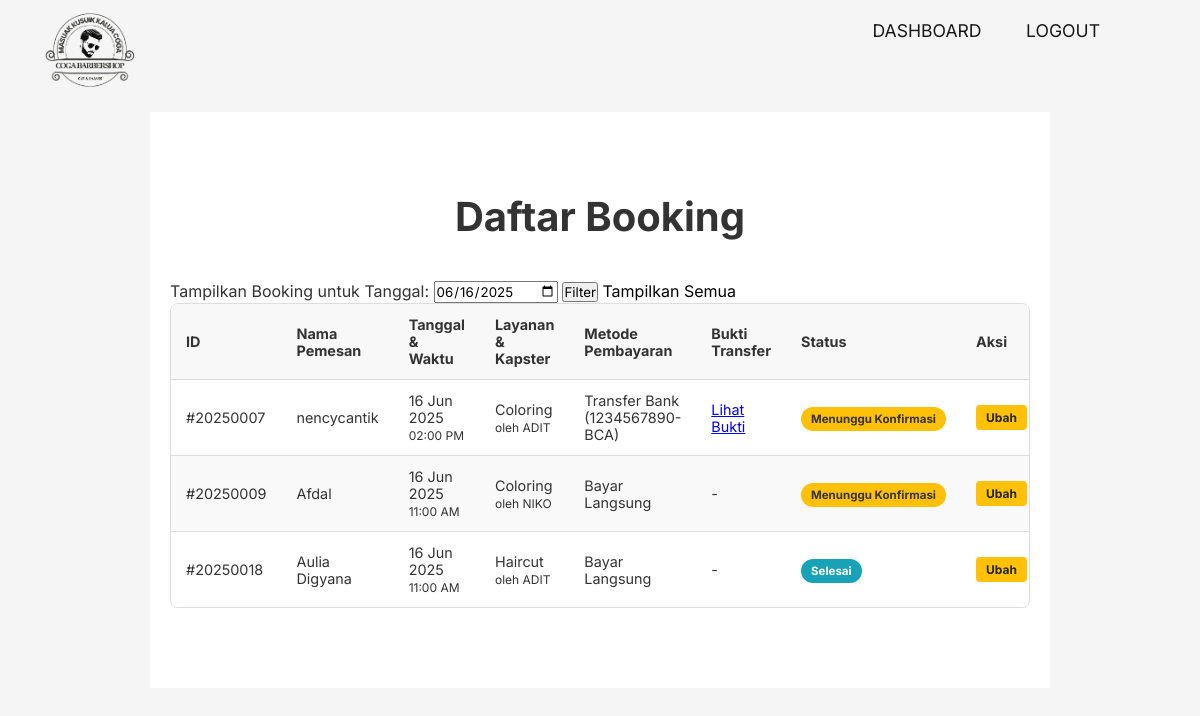
The page /admin_page.php?tanggal=2025-06-16 (signed in) on the database its author committed.
### tables this page shows
CREATE TABLE `bookings` (
  `id_booking` int(11) NOT NULL,
  `user_id` int(11) NOT NULL,
  `id_service` char(5) NOT NULL,
  `id_kapster` char(5) NOT NULL,
  `id_slot` int(11) NOT NULL,
  `id_metode` int(11) NOT NULL,
  `tanggal_booking` date NOT NULL,
  `total_harga` int(11) NOT NULL,
  `bukti_transfer` varchar(255) DEFAULT NULL,
  `status_booking` enum('Menunggu Konfirmasi','Dikonfirmasi','Selesai','Batal') DEFAULT 'Menunggu Konfirmasi',
  `tanggal_dibuat` timestamp NOT NULL DEFAULT current_timestamp()
);

CREATE TABLE `users` (
  `user_id` int(11) NOT NULL,
  `full_name` varchar(255) NOT NULL,
  `email` varchar(255) NOT NULL,
  `phone_number` varchar(50) DEFAULT NULL,
  `password` varchar(255) NOT NULL,
  `role` enum('user','admin') NOT NULL DEFAULT 'user',
  `created_at` timestamp NOT NULL DEFAULT current_timestamp()
);

CREATE TABLE `slot_waktu` (
  `id_slot` int(11) NOT NULL,
  `jam` time NOT NULL
);

CREATE TABLE `services` (
  `id_service` char(5) NOT NULL,
  `nama_service` varchar(100) NOT NULL,
  `harga` int(11) NOT NULL
);

CREATE TABLE `kapsters` (
  `id_kapster` char(5) NOT NULL,
  `nama_kapster` varchar(100) NOT NULL
);

CREATE TABLE `metode_pembayaran` (
  `id_metode` int(11) NOT NULL,
  `nama_metode` varchar(50) NOT NULL,
  `is_active` tinyint(1) NOT NULL DEFAULT 1
);

### admin_page.php (the view, shortened to what this page needs)
<?php
    require 'koneksi.php';
    $filtered_date = $_GET['tanggal'] ?? '';
    $sql_all_bookings = "SELECT
                            b.id_booking, b.tanggal_booking, b.status_booking, b.bukti_transfer,
                            s.nama_service, k.nama_kapster, sw.jam,
                            u.full_name AS nama_pemesan,
                            mp.nama_metode
                        FROM bookings b
                        JOIN users u ON b.user_id = u.user_id
                        JOIN services s ON b.id_service = s.id_service
                        JOIN kapsters k ON b.id_kapster = k.id_kapster
                        JOIN slot_waktu sw ON b.id_slot = sw.id_slot
                        LEFT JOIN metode_pembayaran mp ON b.id_metode = mp.id_metode";
    if (!empty($filtered_date)) {
        $sql_all_bookings .= " WHERE b.tanggal_booking = ?";
    }
    $sql_all_bookings .= " ORDER BY b.tanggal_booking DESC, sw.jam DESC";
    $stmt = $conn->prepare($sql_all_bookings);
    if (!empty($filtered_date)) {
        $stmt->bind_param("s", $filtered_date);
    }
    $stmt->execute();
    $result = $stmt->get_result();
    $all_bookings = $result->fetch_all(MYSQLI_ASSOC);
?>
<!DOCTYPE html>
<html lang="en">
<head>
    <link rel="stylesheet" href="style.css">
</head>
<body>
    <header>
        <div class="logo-container">
            <img src="gambar/logo.png" alt="Coga Barbershop Logo" class="logo-image">
        </div>
        <nav class="navigation">
            <a href="admin_page.php">DASHBOARD</a>
            <a href="logout.php">LOGOUT</a>
        </nav>
    </header>
    <section class="history-section">
        <div class="container">
            <h2>Daftar Booking</h2>
            <form action="admin_page.php" method="GET" class="filter-form">
                <div class="form-group">
                    <label for="tanggal">Tampilkan Booking untuk Tanggal:</label>
                    <input type="date" id="tanggal" name="tanggal" value="<?php echo htmlspecialchars($filtered_date); ?>">
                    <button type="submit" class="filter-btn">Filter</button>
                    <a href="admin_page.php" class="reset-btn">Tampilkan Semua</a>
                </div>
            </form>
            <div class="table-responsive">
                <table class="history-table">
                    <thead>
                        <tr>
                            <th>ID</th>
                            <th>Nama Pemesan</th>
                            <th>Tanggal & Waktu</th>
                            <th>Layanan & Kapster</th>
                            <th>Metode Pembayaran</th>
                            <th>Bukti Transfer</th>
                            <th>Status</th>
                            <th>Aksi</th>
                        </tr>
                    </thead>
                    <tbody>
                        <?php if (empty($all_bookings)): ?>
                            <tr>
                                <td colspan="8" style="text-align:center;">Tidak ada data booking untuk tanggal yang dipilih.</td>
                            </tr>
                        <?php else: ?>
                            <?php foreach ($all_bookings as $booking): ?>
                                <tr>
                                    <td>#<?php echo $booking['id_booking']; ?></td>
                                    <td><?php echo htmlspecialchars($booking['nama_pemesan']); ?></td>
                                    <td><?php echo date("d M Y", strtotime($booking['tanggal_booking'])); ?><br><small><?php echo date("h:i A", strtotime($booking['jam'])); ?></small></td>
                                    <td><?php echo htmlspecialchars($booking['nama_service']); ?><br><small>oleh <?php echo htmlspecialchars($booking['nama_kapster']); ?></small></td>
                                    <td><?php echo htmlspecialchars($booking['nama_metode'] ?? '-'); ?></td>
                                    <td>
                                        <?php if (!empty($booking['bukti_transfer'])): ?>
                                            <a href="uploads/<?php echo htmlspecialchars($booking['bukti_transfer']); ?>" target="_blank">Lihat Bukti</a>
                                        <?php else: ?>
                                            -
                                        <?php endif; ?>
                                    </td>
                                    <td>
                                        <span class="status-badge status-<?php echo strtolower(str_replace(' ', '-', $booking['status_booking'])); ?>">
                                            <?php echo htmlspecialchars($booking['status_booking']); ?>
                                        </span>
                                    </td>
                                    <td>
                                        <a href="edit_booking.php?id=<?php echo $booking['id_booking']; ?>" class="btn-edit">Ubah</a>
                                    </td>
                                </tr>
                            <?php endforeach; ?>
                        <?php endif; ?>
                    </tbody>
                </table>
            </div>
        </div>
    </section>
</body>
</html>

### style.css (style rules this page uses)
* { margin: 0; padding: 0; box-sizing: border-box; font-family: 'Inter', sans-serif; }
html { scroll-behavior: smooth; }
body { display: flex; flex-direction: column; justify-content: center; align-items: center; min-height: 100vh; background: whitesmoke; }
header { position: fixed; top: 0; left: 0; width: 100%; padding: 20px 100px; display: flex; justify-content: space-between; align-items: center; z-index: 10; background: whitesmoke; backdrop-filter: blur(5px); }
.logo-container { display: flex; align-items: center; }
.logo-image { position: absolute; left: 40px; top: 0px; width: 100px; height: 100px; }
.navigation a { position: relative; font-size: 1.1em; color: rgba(0, 0, 0, 0.9); text-decoration: none; font-weight: 400; margin-left: 40px; }
.navigation a::after { content: ''; position: absolute; left: 0; bottom: -6px; width: 100%; height: 2px; background: rgba(0, 0, 0, 0.9); border-radius: 5px; transform: scaleX(0); transform-origin: right; transition: transform .5s; }
.history-section { padding: 80px 0; background-color: #fff; color: #333; }
.history-section .container { max-width: 900px; margin: 0 auto; padding: 0 20px; }
.history-section h2 { text-align: center; font-size: 2.5em; margin-bottom: 40px; color: #333; }
.table-responsive { overflow-x: auto; border: 1px solid #ddd; border-radius: 8px; }
.history-table { width: 100%; border-collapse: collapse; margin-top: 0; font-size: 0.9em; background-color: #fff; }
.history-table th, .history-table td { padding: 12px 15px; border-bottom: 1px solid #ddd; text-align: left; vertical-align: middle; }
.history-table tbody tr:last-child td { border-bottom: none; }
.history-table thead tr { background-color: #f8f8f8; color: #333; font-weight: bold; }
.history-table tbody tr:nth-child(even) { background-color: #f9f9f9; }
.status-badge { padding: 5px 10px; border-radius: 15px; font-size: 0.8em; color: #fff; font-weight: bold; white-space: nowrap; }
.status-badge.status-menunggu-konfirmasi { background-color: #ffc107; color: #333; }
.status-badge.status-selesai { background-color: #17a2b8; }
.reset-btn { color: black; text-decoration: none; }

### admin_page.php (style rules this page uses)
.btn-edit { display: inline-block; background-color: #ffc107; color: #212529; padding: 5px 10px; border-radius: 4px; text-decoration: none; font-size: 12px; font-weight: bold; }

### rows shown on the page
bookings: id_booking "20250007", user.full_name "nencycantik", tanggal_booking "16 Jun 2025", id_slot.jam "02:00 PM", id_service.nama_service "Coloring", id_kapster.nama_kapster "ADIT", id_metode.nama_metode "Transfer Bank (1234567890-BCA)", status_booking "Menunggu Konfirmasi"
bookings: id_booking "20250009", user.full_name "Afdal", tanggal_booking "16 Jun 2025", id_slot.jam "11:00 AM", id_service.nama_service "Coloring", id_kapster.nama_kapster "NIKO", id_metode.nama_metode "Bayar Langsung", status_booking "Menunggu Konfirmasi"
bookings: id_booking "20250018", user.full_name "Aulia Digyana", tanggal_booking "16 Jun 2025", id_slot.jam "11:00 AM", id_service.nama_service "Haircut", id_kapster.nama_kapster "ADIT", id_metode.nama_metode "Bayar Langsung", status_booking "Selesai"
